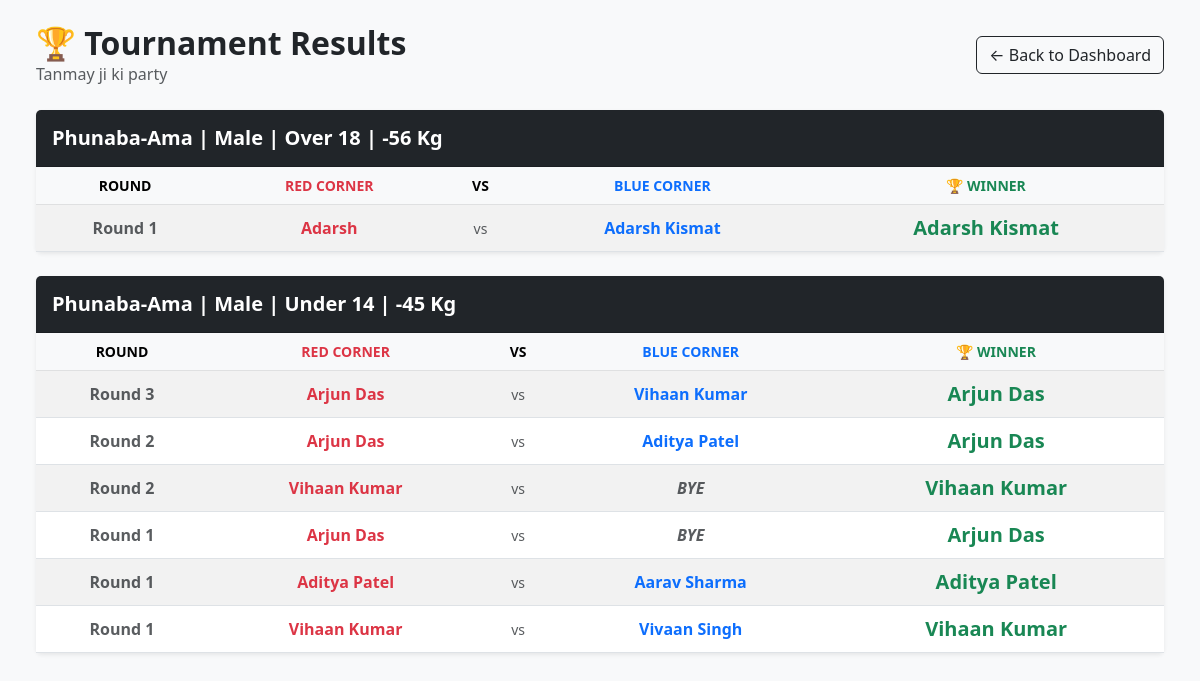
Screenshot of /tournaments/1/results/ with the database file from the repository.
### thangta/models.py (models this page shows, shortened)
class Tournament(models.Model):
    name = models.CharField(max_length=200)
    start_date = models.DateField()
    end_date = models.DateField(null=True, blank=True)
    location = models.CharField(max_length=200, blank=True, null=True)
    created_at = models.DateTimeField(auto_now_add=True)
    battle_rings = models.IntegerField(default=0)

class Match(models.Model):
    tournament = models.ForeignKey(Tournament, on_delete=models.CASCADE)
    event_type = models.CharField(max_length=50)
    age_category = models.CharField(max_length=3)
    weight_category = models.CharField(max_length=4)
    gender = models.CharField(max_length=10)
    is_active = models.BooleanField(default=False)
    is_completed = models.BooleanField(default=False)
    round_number = models.IntegerField(default=1)
    current_round = models.IntegerField(default=1) # Tracks Round 1, Round 2, or 3 (Tie Breaker)
    current_sub_round = models.IntegerField(default=1)
    match_sequence = models.IntegerField(help_text="Order of the match in this round")
    current_sub_round = models.IntegerField(default=1)
    active_scorers = models.ManyToManyField(CustomUser, blank=True, related_name='scoring_matches')
    ring_number = models.IntegerField(default=1)
    participant_red = models.ForeignKey(Participant, related_name='matches_as_red', on_delete=models.CASCADE)
    participant_blue = models.ForeignKey(Participant, related_name='matches_as_blue', on_delete=models.CASCADE, null=True, blank=True)
    winner = models.ForeignKey(Participant, related_name='matches_won', on_delete=models.SET_NULL, null=True, blank=True)
    round_1_red = models.IntegerField(default=0)
    round_1_blue = models.IntegerField(default=0)
    round_2_red = models.IntegerField(default=0)
    round_2_blue = models.IntegerField(default=0)
    round_3_red = models.IntegerField(default=0)
    round_3_blue = models.IntegerField(default=0)
    @property
    def age_display(self):
        age_map = {'U14': 'Under 14', 'U18': 'Under 18', 'O18': 'Over 18'}
        return age_map.get(self.age_category, self.age_category)
    @property
    def weight_display(self):
        if self.weight_category and "Kg" not in str(self.weight_category):
            return f"{self.weight_category} Kg"
        return self.weight_category
    @property
    def full_category_name(self):
        return f"{self.event_type} | {self.gender} | {self.age_display} | {self.weight_display}"

class Participant(models.Model):
    class GenderChoices(models.TextChoices):
        MALE = 'Male', 'Male'
        FEMALE = 'Female', 'Female'
    class EventTypeChoices(models.TextChoices):
        PHUNABA_AMA = 'Phunaba-Ama', 'Phunaba-Ama'
        PHUNABA_ANISHUBA = 'Phunaba-Anishuba', 'Phunaba-Anishuba'
    class AgeCategory(models.TextChoices):
        UNDER_14 = 'U14', 'Under 14'
        UNDER_18 = 'U18', 'Under 18'
        OVER_18 = 'O18', 'Over 18'
    class WeightCategory(models.TextChoices):
        MINUS_21 = '-21', '-21 Kg'
        MINUS_25 = '-25', '-25 Kg'
        MINUS_29 = '-29', '-29 Kg'
        MINUS_33 = '-33', '-33 Kg'
        MINUS_37 = '-37', '-37 Kg'
        MINUS_40 = '-40', '-40 Kg'
        MINUS_41 = '-41', '-41 Kg'
        MINUS_44 = '-44', '-44 Kg'
        MINUS_45 = '-45', '-45 Kg'
        MINUS_49 = '-49', '-49 Kg'
        MINUS_52 = '-52', '-52 Kg'
        MINUS_53 = '-53', '-53 Kg'
        MINUS_56 = '-56', '-56 Kg'
        MINUS_75 = '-75', '-75 Kg'
        PLUS_53 = '+53', '+53 Kg'
    tournament = models.ForeignKey(
        Tournament,
        on_delete=models.CASCADE,
        related_name='participants',
        null=True, blank=True
    )
    name = models.CharField(max_length=200, null=True, blank=True)
    actual_age = models.IntegerField(null=True, blank=True, help_text="Age in numbers")
    date_of_birth = models.DateField(null=True, blank=True) # Add this!
    age = models.IntegerField(default = 0)
    gender = models.CharField(max_length=10, choices=GenderChoices.choices, null=True, blank=True)
    contact = models.CharField(max_length=15, null=True, blank=True)
    district = models.CharField(max_length=100)
    district_code = models.CharField(max_length=20)
    event_type = models.CharField(max_length=50, choices=EventTypeChoices.choices, null=True, blank=True)
    age_category = models.CharField(
        max_length=3,
        choices=AgeCategory.choices,
        help_text="Select the participant's age group."
    )
    weight_category = models.CharField(
        max_length=4,
        choices=WeightCategory.choices,
        help_text="Select the participant's weight class."
    )

### thangta/views.py (the view)
# urls.py: path('tournaments/<int:tournament_id>/results/', tournament_results, name='tournament-results'),
def tournament_results(request, tournament_id):
    tournament = get_object_or_404(Tournament, id=tournament_id)
    completed_matches = Match.objects.filter(
        tournament=tournament,
        is_completed=True
    ).order_by('event_type', 'gender', 'age_category', 'weight_category', '-round_number')
    return render(request, 'tournament_results.html', {
        'tournament': tournament,
        'completed_matches': completed_matches
    })

### thangta/templates/tournament_results.html (shortened to what this page needs)
<!DOCTYPE html>
<html lang="en">
<head>
    <link href="https://cdn.jsdelivr.net/npm/bootstrap@5.3.0/dist/css/bootstrap.min.css" rel="stylesheet">
</head>
<body class="bg-light p-4">
<div class="container-fluid">
    <div class="d-flex justify-content-between align-items-center mb-4">
        <div>
            <h2 class="fw-bold m-0">🏆 Tournament Results</h2>
            <p class="text-muted m-0">{{ tournament.name }}</p>
        </div>
        <a href="{% url 'tournament-dashboard' %}" class="btn btn-outline-dark">← Back to Dashboard</a>
    </div>
    {% regroup completed_matches by full_category_name as category_list %}
    <div class="row">
        {% for category in category_list %}
        <div class="col-12 mb-4">
            <div class="card shadow-sm border-0">
                <div class="card-header bg-dark text-white py-3">
                    <h5 class="m-0 fw-bold">{{ category.grouper }}</h5>
                </div>
                <div class="card-body p-0 table-responsive">
                    <table class="table table-hover table-striped m-0 align-middle text-center">
                        <thead class="table-light">
                            <tr>
                                <th class="small">ROUND</th>
                                <th class="small text-danger">RED CORNER</th>
                                <th class="small">VS</th>
                                <th class="small text-primary">BLUE CORNER</th>
                                <th class="small text-success">🏆 WINNER</th>
                            </tr>
                        </thead>
                        <tbody>
                            {% for match in category.list %}
                            <tr>
                                <td class="fw-bold text-muted">Round {{ match.round_number }}</td>
                                <td class="fw-bold text-danger">{{ match.participant_red.name }}</td>
                                <td class="text-muted small">vs</td>
                                {% if match.participant_blue %}
                                    <td class="fw-bold text-primary">{{ match.participant_blue.name }}</td>
                                {% else %}
                                    <td class="fw-bold text-muted fst-italic">BYE</td>
                                {% endif %}
                                <td class="fw-bold text-success fs-5">
                                    {{ match.winner.name }}
                                </td>
                            </tr>
                            {% endfor %}
                        </tbody>
                    </table>
                </div>
            </div>
        </div>
        {% endfor %}
    </div>
</div>
</body>
</html>

### rows the page displays
Tournament: name "Tanmay ji ki party"
Match: round_number "1", participant_red.name "Adarsh", participant_blue.name "Adarsh Kismat", winner.name "Adarsh Kismat"
Match: round_number "3", participant_red.name "Arjun Das", participant_blue.name "Vihaan Kumar", winner.name "Arjun Das"
Match: round_number "2", participant_red.name "Arjun Das", participant_blue.name "Aditya Patel", winner.name "Arjun Das"
Match: round_number "2", participant_red.name "Vihaan Kumar", shows "BYE", winner.name "Vihaan Kumar"
Match: round_number "1", participant_red.name "Arjun Das", shows "BYE", winner.name "Arjun Das"
Match: round_number "1", participant_red.name "Aditya Patel", participant_blue.name "Aarav Sharma", winner.name "Aditya Patel"
Match: round_number "1", participant_red.name "Vihaan Kumar", participant_blue.name "Vivaan Singh", winner.name "Vihaan Kumar"

### other values shown
{{ category.grouper }} "Phunaba-Ama | Male | Over 18 | -56 Kg" "Phunaba-Ama | Male | Under 14 | -45 Kg"
